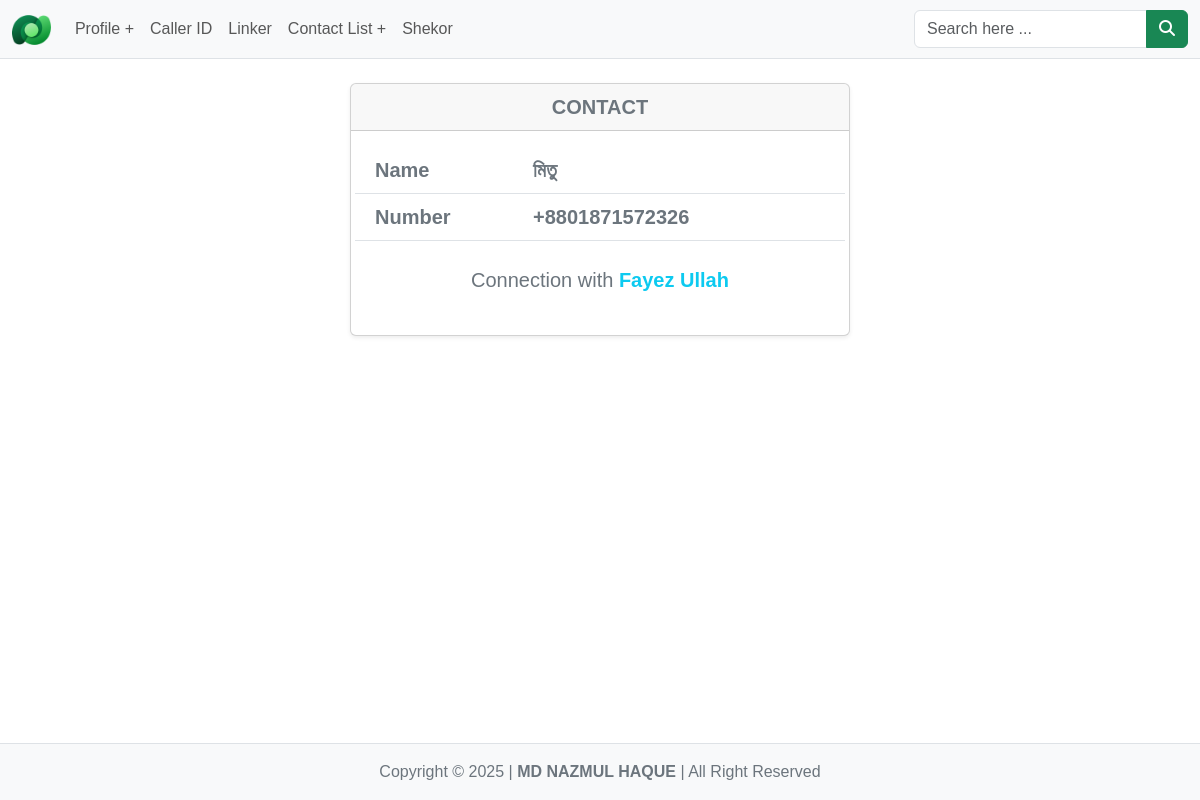
Page /caller_id/contact.php?id=2 on the committed database.
### tables this page shows
CREATE TABLE IF NOT EXISTS `caller_id` (
  `id` int NOT NULL AUTO_INCREMENT,
  `name` varchar(32) NOT NULL,
  `number` varchar(64) NOT NULL,
  `connectionID` varchar(32) NOT NULL,
  `profileID` int NOT NULL,
  PRIMARY KEY (`id`)
);

CREATE TABLE IF NOT EXISTS `main` (
  `id` int NOT NULL AUTO_INCREMENT,
  `name` varchar(255) NOT NULL,
  `nickName` varchar(255) NOT NULL,
  `email` varchar(255) NOT NULL,
  `phoneNumber` varchar(15) NOT NULL,
  `presentStreet` varchar(255) NOT NULL,
  `presentCity` varchar(127) NOT NULL,
  `street` varchar(255) NOT NULL,
  `_union` varchar(127) NOT NULL,
  `subDistrict` varchar(127) NOT NULL,
  `district` varchar(127) NOT NULL,
  `state` varchar(127) NOT NULL,
  `zip` int NOT NULL,
  `country` varchar(127) NOT NULL,
  `gender` tinyint(1) NOT NULL,
  `maritalStatus` tinyint(1) NOT NULL,
  `spouseID` int NOT NULL,
  `eduLevel` varchar(127) NOT NULL,
  `eduGroup` varchar(127) NOT NULL,
  `nid` int NOT NULL,
  `dob` date NOT NULL,
  `bloodGroup` varchar(3) NOT NULL,
  `occupation` varchar(255) NOT NULL,
  `religion` varchar(255) NOT NULL,
  `politicalView` varchar(255) NOT NULL,
  `fathersID` int NOT NULL,
  `mothersID` int NOT NULL,
  `fb` varchar(255) NOT NULL,
  `insta` varchar(255) NOT NULL,
  `tiktok` varchar(255) NOT NULL,
  `about` text NOT NULL,
  PRIMARY KEY (`id`)
);

### function.php (called while the page is built, shortened)
<?php
function create_connection($database = "dataverse")
{
	$servername = "localhost";
	$username = "root";
	$password = "";
	$connection = new mysqli($servername, $username, $password, $database);
	return $connection;
}
function sql_query($sql, $database = "dataverse")
{
	$connection = create_connection($database);
	$result = $connection->query($sql);
	return $result;
}

### caller_id/contact.php (the view, shortened to what this page needs)
<?php
$root_dir = "../";
require $root_dir . "page_handler.php";
if (isset($_GET["id"]) && $_GET["id"] != "") {
    $result = sql_query("SELECT * FROM `caller_id` WHERE `id` = {$_GET["id"]}");
    if ($result->num_rows > 0) {
        while ($row = $result->fetch_assoc()) {
            $name = $row["name"];
            $number = $row["number"];
            $connection_id = $row["connectionID"];
        }
        $connection_result = sql_query("SELECT `name` FROM `main` WHERE `id` = $connection_id");
        if ($connection_result->num_rows > 0) {
            while ($row = $connection_result->fetch_assoc()) {
                $connection_name = $row["name"];
            }
        }
    }
    $connection_profile = linked_profile($connection_id, $connection_name);
    $section_contact = <<<HTML
    <section id="contact" class="fs-5">
        <div class="container">
            <div class="card">
                <div class="card-header text-center fw-bold text-secondary">CONTACT</div>
                <div class="card-body">
                    <div class="row border-bottom">
                        <div class="col-4">Name</div>
                        <div class="col-8">$name</div>
                    </div>
                    <div class="row border-bottom">
                        <div class="col-4">Number</div>
                        <div class="col-8">$number</div>
                    </div>
                    <div class="connection">Connection with $connection_profile</div>
                </div>
            </div>
        </div>
    </section>
    HTML;
}
$main_sectoin = <<<HTML
    <main>
        $section_contact
    </main>
HTML;
?>
<!DOCTYPE html>
<html lang="en">
<head>
    <?php echo meta_links(); ?>
</head>
<body>
    <?php echo page_header(); ?>
    <?php echo $main_sectoin; ?>
    <?php echo page_footer(); ?>
</body>
</html>

### sections.php (shortened to what this page needs)
<?php
require "function.php";
function meta_links()
{
	$meta_links = <<<HTML
		<meta charset="UTF-8" />
		<meta name="viewport" content="width=device-width, initial-scale=1.0" />
		<link rel="shortcut icon" href="/img/favicon.ico" type="image/x-icon" />
		<link rel="stylesheet" href="/assets/fontawesome/css/all.min.css">
		<link rel="stylesheet" href="/assets/bootstrap/css/bootstrap.min.css">
		<link rel="stylesheet" href="/assets/custom/css/style.css" />
	HTML;
	return $meta_links;
}
function page($page_name)
{
	$page = [
		"home" => "/index.php",
		"search" => "/search.php",
		"profile" => "/profile.php",
		"add-profile" => "/add-profile.php",
		"update-profile" => "/update-profile.php",
		"caller_id" => "/caller_id/index.php",
		"linker" => "/caller_id/linker.php",
		"contact" => "/caller_id/contact.php",
		"add-contact-list" => "/caller_id/add-contact-list.php",
		"shekor" => "/shekor/index.php"
	];
	if ($page_name == "all") {
		return $page;
	} else {
		return $page[$page_name];
	}
}
function menu()
{
	$search_engine = search_engine();
	$page = page("all");
	return <<<HTML
		<nav id="main_menu" class="navbar navbar-expand-lg bg-light border-bottom">
			<div class="container-fluid">
				<a class="navbar-brand" href="/">
					<img src="/img/logo.png" style="height:30px"/>
				</a>
				<button class="navbar-toggler" type="button" data-bs-toggle="collapse"
					data-bs-target="#navbarSupportedContent" aria-controls="navbarSupportedContent"
					aria-expanded="false" aria-label="Toggle navigation">
					<span class="navbar-toggler-icon"></span>
				</button>
				<div class="collapse navbar-collapse" id="navbarSupportedContent">
					<ul class="navbar-nav me-auto mb-2 mb-lg-0">
						<li class="nav-item">
							<a class="nav-link" aria-current="page" href="{$page['add-profile']}">Profile +</a>
						</li>
						<li class="nav-item">
							<a class="nav-link" aria-current="page" href="{$page['caller_id']}">Caller ID</a>
						</li>
						<li class="nav-item">
							<a class="nav-link" aria-current="page" href="{$page['linker']}">Linker</a>
						</li>
						<li class="nav-item">
							<a class="nav-link" aria-current="page" href="{$page['add-contact-list']}">Contact List +</a>
						</li>
						<li class="nav-item">
							<a class="nav-link" aria-current="page" href="{$page['shekor']}">Shekor</a>
						</li>
					</ul>
					$search_engine
				</div>
			</div>
		</nav>
	HTML;
}
function page_header()
{
	$menu = menu();
	return <<<HTML
		<header>
			$menu
		</header>
	HTML;
}
function page_footer()
{
	$section_copyright = <<<HTML
		<section id="copyright" class="py-3">
			<div class="container">
				<div id="copyright">
					Copyright © 2025 | <span class="fw-bold">MD NAZMUL HAQUE</span> | All Right Reserved
				</div>
			</div>
		</section>
	HTML;
	return <<<HTML
		<footer class="border-top">
			$section_copyright
		</footer>
	HTML;
}
function search_engine($query = "")
{
	$search_engine = <<<HTML
		<form action="/search.php" role="search" method="get">
			<div class="input-group">
				<input type="search" class="form-control" required placeholder="Search here ..." name="search" value="$query">
				<button class="btn btn-success" type="submit"><i class="fa-solid fa-magnifying-glass"></i></button>
			</div>
		</form>
	HTML;
	return $search_engine;
}
function profile_link($id)
{
	return "/profile.php?id=$id\" class\"profile-link\"";
}
function linked_profile($id, $link_value)
{
	$link = profile_link($id);
	return "<a href=\"$link\">$link_value</a>";
}

### assets/custom/css/style.css (style rules this page uses)
:root { --container-box: 44rem; }
* { box-sizing: border-box; margin: 0; padding: 0; }
body { font-family: Arial, Helvetica, sans-serif; position: relative; min-height: 89vh; }
a { font-weight: bold; text-decoration: none; color: var(--bs-info); }
section { margin-bottom: var(--bs-gutter-x); }
.card { box-shadow: var(--bs-box-shadow-sm); margin-top: var(--bs-gutter-x); margin-bottom: 0; margin-left: auto; margin-right: auto; }
.card .card-header { font-weight: bold; color: var(--bs-secondary); }
#main_menu { background-color: var(--bs-light); }
#contact { margin-top: var(--bs-gutter-x); font-size: 2rem; color: var(--bs-secondary); }
#contact .card { min-width: 350px; max-width: 500px; }
#contact .card-body .row { padding: 0.5rem; font-weight: bold; color: var(--bs-secondary); }
#contact .connection { padding: 1.5rem; text-align: center; color: var(--bs-secondary); }
#contact .connection a { text-decoration: none; font-weight: bold; color: var(--bs-info); }
footer { background-color: var(--bs-light); padding: var(--bs-gutter-x); position: absolute; width: 100%; bottom: -11vh; }
footer #copyright { text-align: center; color: var(--bs-secondary); }

### rows in the picture
caller_id: name "মিতু", number "+8801871572326"
main: name "Fayez Ullah"
